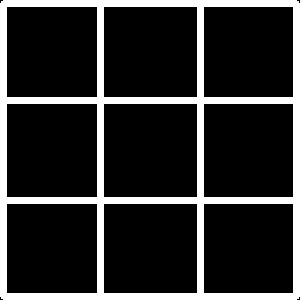
#> input picture src/rubiks_cube_inverted_template.jpg, 300 x 300 px
$ python -i color_filtering.py   (imports and definitions only)
#> lines starting #> are read from the running program, lines starting #| are printed output that depends on the picture; after the words box and inside, x2 and y2 are one past the last pixel; in counts of white or black regions, pixels touching at a corner belong together
#> further down, picture is the input picture: shape (300, 300, 3); min 0, max 255, mean 45.3
import cv2
import numpy as np
import matplotlib.pyplot as plt
import math

# [109 lines left out: functions getMaskPixels, getImageValues, correctImage, showHistogram, not called in this run]


def color_filter(image):
    """
    Filters an image to detect specific colors and their regions.
    Args:
        image (numpy.ndarray): The input image in BGR format.
    Returns:
        list: A list of dictionaries, each containing information about detected color regions:
            - bbox (list): Bounding box coordinates [x, y, width, height].
            - area_focus_point (list): Center point of the bounding box [x_center, y_center].
            - color (str): Detected color name.
            - grid_position (None): Placeholder for grid position (currently None).
            - average_hue (float): Average hue value of the detected region.
    """

    bild = image.copy()
    height, width = image.shape[:2]
#> height = 300; width = 300
    # Bild in den HSV-Farbraum umwandeln
    hsv_bild = cv2.cvtColor(bild, cv2.COLOR_BGR2HSV)
#> hsv_bild: shape (300, 300, 3); mean H, S, V 0, 0, 45.3

    # Farbbereiche definieren
    farb_bereiche = {
       "Rot": [(np.array([0, 90, 70]), np.array([5, 255, 255])),
                (np.array([160, 90, 70]), np.array([180, 255, 255]))],
        "Blau": [(np.array([95, 130, 70]), np.array([150, 255, 255]))],
        "Gelb": [(np.array([20, 50, 100]), np.array([44, 255, 255]))],
        "Grun": [(np.array([45, 50, 70]), np.array([95, 255, 255]))],
        "Orange": [(np.array([5, 100, 70]), np.array([19, 255, 255]))],
        "Weiss": [(np.array([0, 0, 160]), np.array([180, 50, 255]))],
    }

    # Ergebnisbild kopieren
    ergebnisbild = bild.copy()

    # Ergebnisse speichern
    ergebnisse = []

    # Leere kombinierte Maske erstellen
    combined_mask = np.zeros((height, width), dtype=np.uint8)

    # Über alle Farben iterieren
    for farbe, grenzen in farb_bereiche.items():

        # Maske für die Farbe erstellen
        maske = np.zeros(hsv_bild.shape[:2], dtype=np.uint8)
        for untere_grenze, obere_grenze in grenzen:
            maske |= cv2.inRange(hsv_bild, untere_grenze, obere_grenze)

        maske = cv2.morphologyEx(maske, cv2.MORPH_OPEN, np.ones((5,5),np.uint8))
        maske = cv2.morphologyEx(maske, cv2.MORPH_CLOSE, np.ones((5,5),np.uint8))

        # [8 lines of commented-out code are left out]
        konturen, hierarchie = cv2.findContours(maske, cv2.RETR_TREE, cv2.CHAIN_APPROX_SIMPLE)

        filtered_konturen = []
        for kontur in konturen:
            x, y, w, h = cv2.boundingRect(kontur)
            if (math.sqrt(w * h) > math.sqrt(width * height)/6) & (math.sqrt(w * h) < math.sqrt(width * height)/3) & (w / h > 0.8) & (w / h < 1.2) & (cv2.contourArea(kontur)/(w * h) > 0.7):
                filtered_konturen.append(kontur)

        for kontur in filtered_konturen:
            x, y, w, h = cv2.boundingRect(kontur)
            # Bereich extrahieren
            roi_maske = maske[y:y+h, x:x+w]
            roi_hsv = hsv_bild[y:y+h, x:x+w]


            # Zeichne die Kontur in weiß auf das schwarze Bild
            image_roi_maske = np.zeros((height, width), dtype=np.uint8)
            cv2.drawContours(image_roi_maske, [kontur], -1, (255), thickness=cv2.FILLED)
            # Kombiniere diese Farbe mit der Gesamtmaske
            combined_mask |= image_roi_maske

            # Durchschnittlichen Hue-Wert berechnen
            hue_werte = roi_hsv[:, :, 0][roi_maske > 0]
            durchschnittlicher_hue = hue_werte.mean() if len(hue_werte) > 0 else 0

            # Ergebnis speichern
            ergebnisse.append({
                "bbox": [x, y, w, h],
                "area_focus_point": [x+w//2, y+h//2],
                "color": farbe,
                "grid_position": None,
                "average_hue": durchschnittlicher_hue
            })
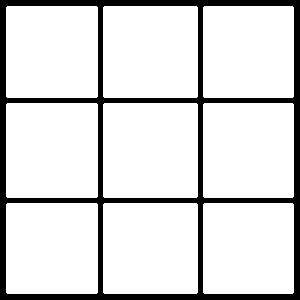
#> combined_mask: shape (300, 300); 85.8% white; 1 black region, box (x1, y1, x2, y2) and area: (0, 0, 300, 300) 12752
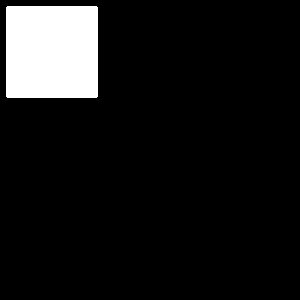
#> image_roi_maske: shape (300, 300); 9.4% white; 1 white region, box (x1, y1, x2, y2) and area: (6, 6, 98, 98) 8460
#> maske: shape (300, 300); 17.8% white; 1 white region, box (x1, y1, x2, y2) and area: (0, 0, 300, 300) 16016
#> after the loop, ergebnisse = 9 items
    return ergebnisse, combined_mask


# [64 lines left out: functions color_detection, update_color_for_none_entries, not called in this run]

>>> import cv2
>>> picture = cv2.imread('rubiks_cube_inverted_template.jpg')
>>> result = color_filter(picture)
